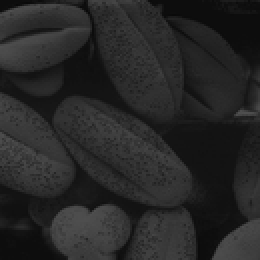
#> input picture a1images/shells.tif, 130 x 130 px, shrunk from 500 x 500 before the run, found by its file name (shown 2 times larger)
$ jupyter execute 'histogram equalization.ipynb'
#> lines starting #> are read from the running program, lines starting #| are printed output that depends on the picture; after the words box and inside, x2 and y2 are one past the last pixel; in counts of white or black regions, pixels touching at a corner belong together
#> further down, image is the input picture: shape (130, 130); min 9, max 79, mean 38.7
##### function to carry out histogram equalization

[cell 1]
import numpy as np
import cv2
import matplotlib.pyplot as plt

def calculate_histogram(image):
    """ Calculate the histogram """
    histogram = np.zeros(256, dtype=int)
    for pixel in image.flatten():
        histogram[pixel] += 1
#> this loop made 16900 passes
#> pixel on passes 1 to 3: 13, 13, 13
#> after the loop, histogram = 256 values, max 1001 at index 19, min 0 at index 0, mean 66.02
    return histogram

def equalize_histogram(image):
    """ Perform histogram equalization on an image. """
    # Calculate the histogram
    hist = calculate_histogram(image)
#> hist has the same summary as histogram in calculate_histogram

    # Calculate the cumulative distribution function (CDF)
    cdf = np.cumsum(hist)
#> cdf = 256 values from 0 to 16900

    # Normalize the CDF
    cdf_normalized = (cdf) * 255 / cdf.max()
#> cdf_normalized = 256 values from 0 to 255
    cdf_normalized = cdf_normalized.astype(np.uint8)

    # Use the normalized CDF to map the original image pixels to equalized values
    equalized_image = cdf_normalized[image]
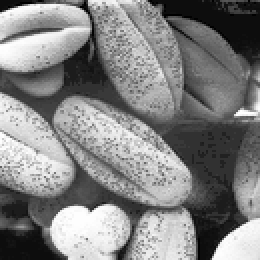
#> equalized_image: shape (130, 130) (shown 2 times larger); min 0, max 255, mean 129.7

    return equalized_image, hist, calculate_histogram(equalized_image)
#> the loop in calculate_histogram (call 2), `for pixel in image.flatten():` made 16900 passes

# Load the image in grayscale
image = cv2.imread(r"D:\5th sem\Image processing\Assignment 1 on Intensity Transformations and Neighborhood\Intensity-Transformations-and-Neighborhood\a1images\shells.tif", cv2.IMREAD_GRAYSCALE)
if image is None:
    raise FileNotFoundError("The specified image file was not found.")

# Perform histogram equalization
equalized_image, original_hist, equalized_hist = equalize_histogram(image)
#> original_hist has the same summary as histogram in calculate_histogram; equalized_hist = 256 values, max 1001 at index 49, min 0 at index 2, mean 66.02

# Visualization of the results
plt.figure(figsize=(12, 6))
plt.subplot(1, 2, 1)
plt.bar(range(256), original_hist, color='black')
plt.title('Original Histogram')
plt.xlim([0, 255])

plt.subplot(1, 2, 2)
plt.bar(range(256), equalized_hist, color='black')
plt.title('Equalized Histogram')
plt.xlim([0, 255])
plt.show()
#> figure, not shown here; panel 1: tallest bar 1001 high, from x = 18.6 to 19.4; panel 2: tallest bar 1001 high, from x = 48.6 to 49.4

plt.figure(figsize=(10, 5))
plt.subplot(1, 2, 1)
plt.imshow(image, cmap='gray')
plt.title('Original Image')
plt.axis('off')

plt.subplot(1, 2, 2)
plt.imshow(equalized_image, cmap='gray')
plt.title('Equalized Image')
plt.axis('off')
plt.show()

##### Open the Image and Split into HSV Components

[cell 2]
image_path = r"D:\5th sem\Image processing\Assignment 1 on Intensity Transformations and Neighborhood\Intensity-Transformations-and-Neighborhood\a1images\jeniffer.jpg"
image = cv2.imread(image_path)
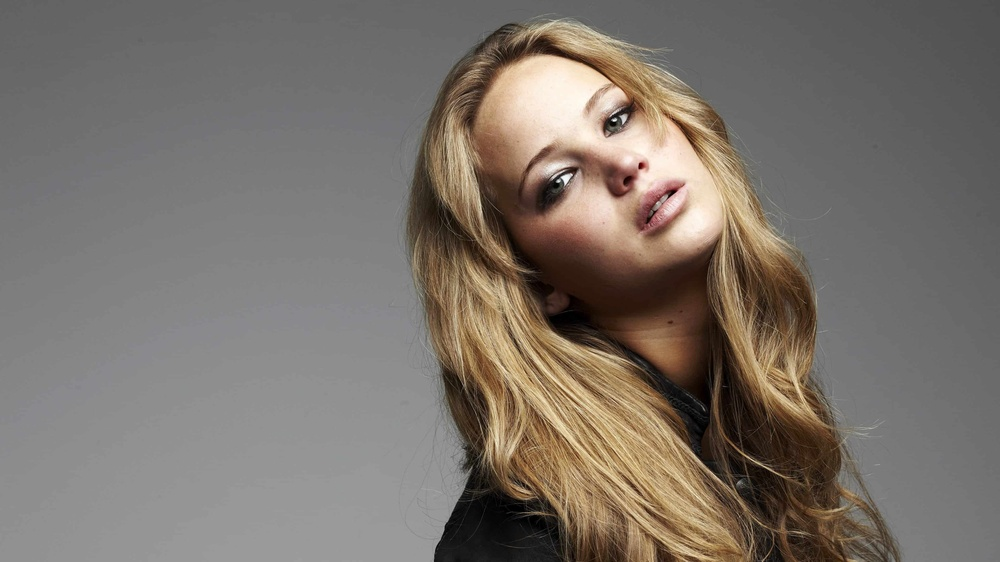
#> input picture a1images/jeniffer.jpg, 1000 x 562 px, shrunk from 3840 x 2160 before the run, found by its file name
#> image is the input picture: shape (562, 1000, 3); mean B, G, R 106.8, 114.3, 122.3

# Convert to HSV color space
image_hsv = cv2.cvtColor(image, cv2.COLOR_BGR2HSV)
#> image_hsv: shape (562, 1000, 3); mean H, S, V 10.7, 35.6, 122.4
hue, saturation, value = cv2.split(image_hsv)
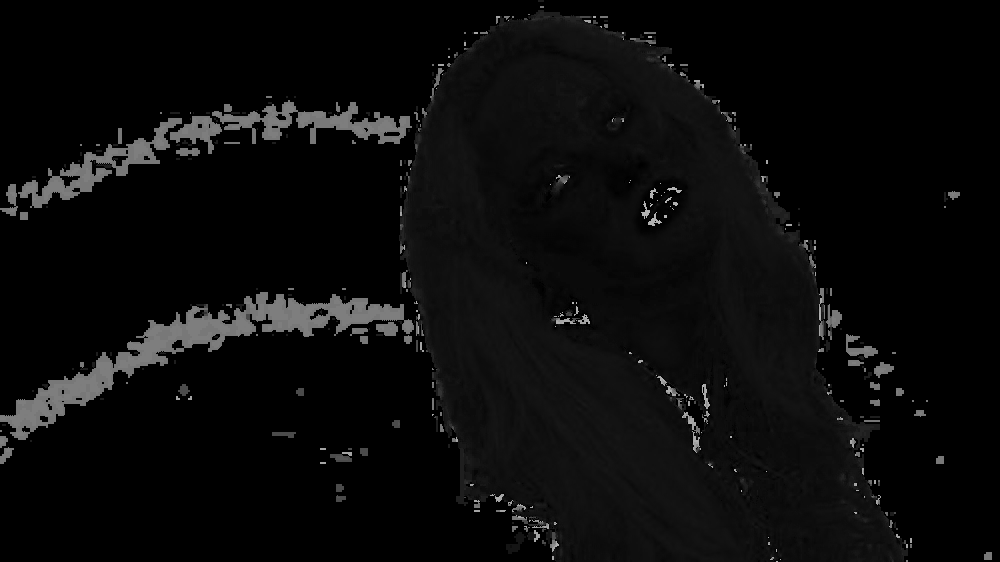
#> hue: shape (562, 1000); min 0, max 179, mean 10.7
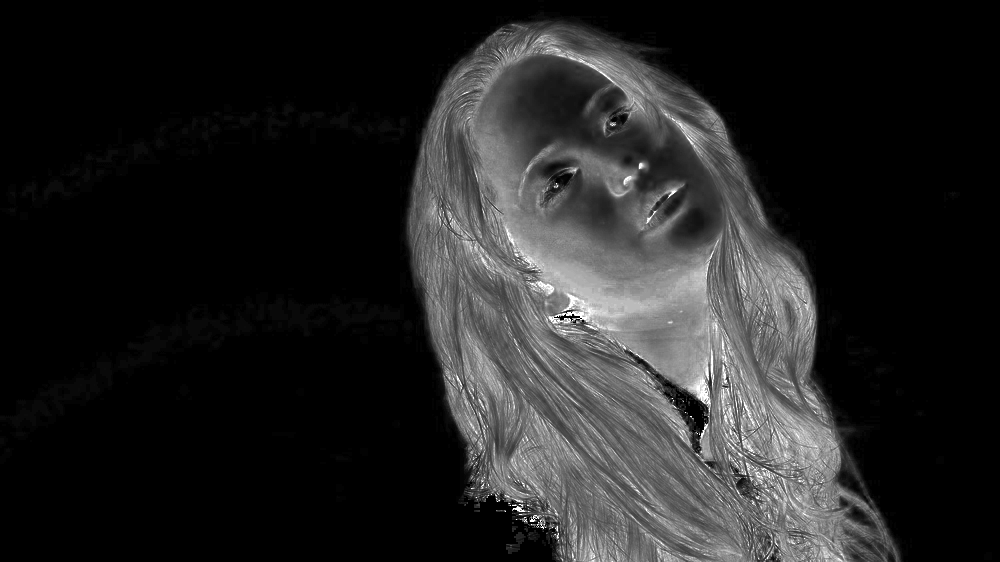
#> saturation: shape (562, 1000); min 0, max 255, mean 35.6

# Display the hue, saturation, and value planes
fig, ax = plt.subplots(1, 3, figsize=(15, 3))
ax[0].imshow(hue, cmap='gray')
ax[0].set_title('Hue')
ax[0].axis('off')

ax[1].imshow(saturation, cmap='gray')
ax[1].set_title('Saturation')
ax[1].axis('off')

ax[2].imshow(value, cmap='gray')
ax[2].set_title('Value')
ax[2].axis('off')

plt.show()

##### Thresholding to Extract the Foreground Mask

[cell 3]
import numpy as np

# value component is best for extracting the foreground
_, mask = cv2.threshold(saturation, 11, 255, cv2.THRESH_BINARY)
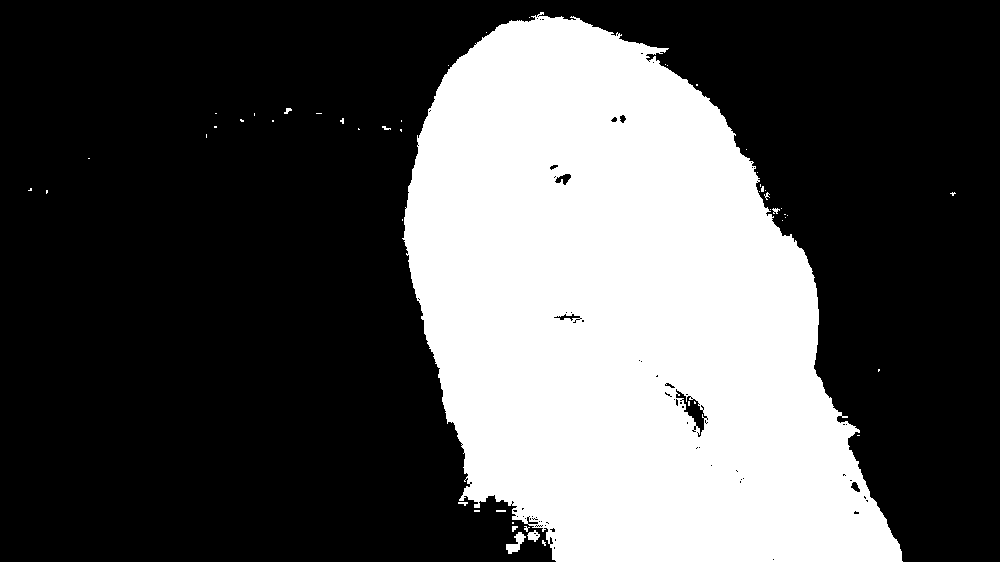
#> mask: shape (562, 1000); 33.2% white; 52 white regions (42 under 20 px), largest, box (x1, y1, x2, y2) and area: (402, 12, 903, 562) 186067, (506, 532, 526, 554) 200, (527, 530, 540, 542) 91

# Display the mask
plt.figure(figsize=(6, 4))
plt.imshow(mask, cmap='gray')
plt.title('Foreground Mask')
plt.axis('off')
plt.show()

##### Apply Mask and Compute Histogram of the Foreground

[cell 4]
image_rgb = cv2.cvtColor(image, cv2.COLOR_BGR2RGB)

# Extract the foreground using the mask
foreground = cv2.bitwise_and(image_rgb, image_rgb, mask=mask)
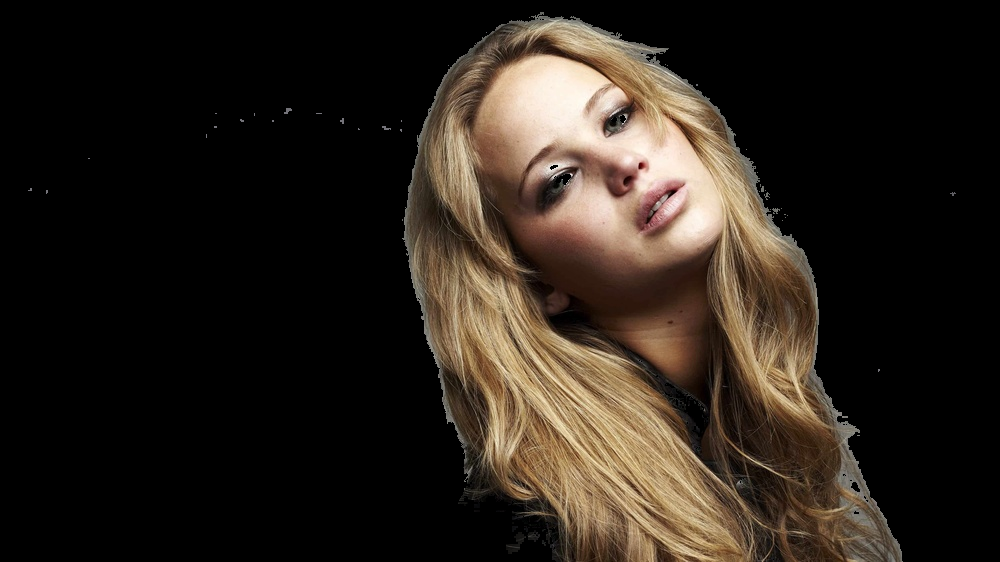
#> foreground: shape (562, 1000, 3); mean R, G, B 42.7, 34.8, 27.1

# Calculate histogram of the foreground
histogram = calculate_histogram(foreground)
#> histogram = 256 values, max 1127034 at index 0, min 529 at index 248, mean 6585.9


# Display the extracted foreground
plt.figure()
plt.title('Extracted Foreground')
plt.imshow(foreground, cmap='gray')
plt.axis('off')
plt.show()


# Display the histogram
plt.figure()
plt.title('Histogram of Foreground')
plt.plot(histogram)
plt.xlabel('Pixel Intensity')
plt.ylabel('Frequency')
plt.show()
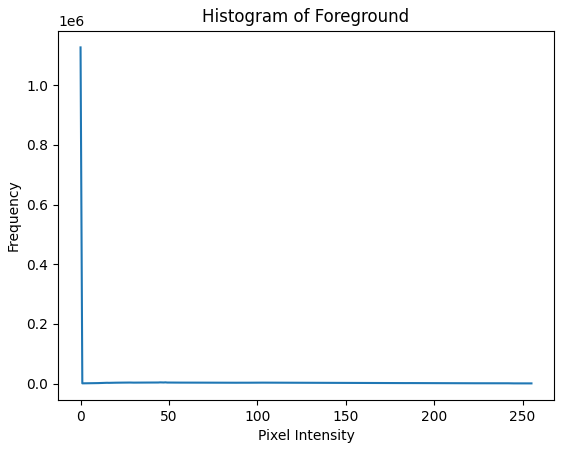
#> figure drawn by matplotlib, 1 panel; curve peaks at x = 0, y = 1127034

##### Calculate the Cumulative Histogram

[cell 5]
# Calculate the cumulative sum of the histogram
cdf = np.cumsum(histogram)
#> cdf = 256 values from 1127034 to 1686000

# Display the CDF
plt.figure(figsize=(10, 4))
plt.plot(cdf, color='black')
plt.title('Cumulative Distribution Function')
plt.xlim([0, 256])
plt.show()
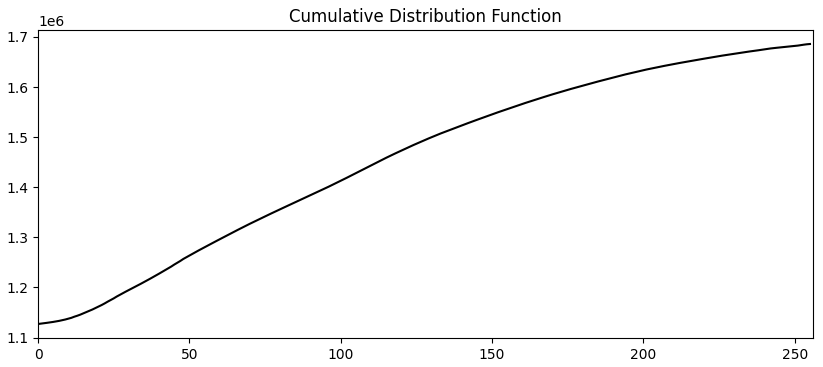
#> figure drawn by matplotlib, 1 panel; curve peaks at x = 255, y = 1686000

#####  histogram-equalize the foreground

[cell 6]
# Normalize the CDF
cdf_normalized = (cdf) * histogram.max() / (cdf.max())
#> cdf_normalized = 256 values from 753384.1 to 1127034
cdf_normalized = cdf_normalized.astype(np.uint8)
#> cdf_normalized = 256 values, max 255 at index 246, min 1 at index 129, mean 123.1

# Map the value plane
equalized_value = cdf_normalized[foreground]
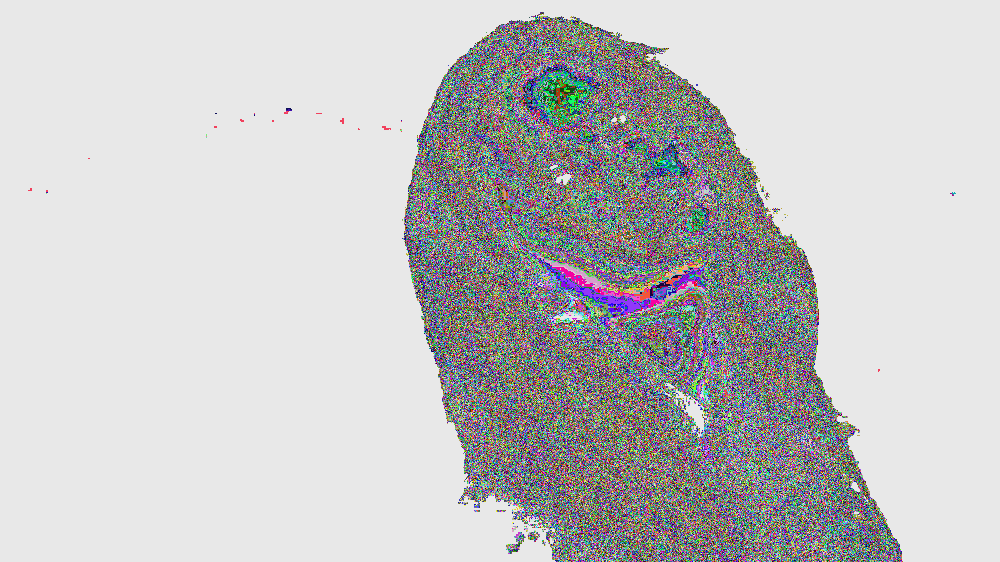
#> equalized_value: shape (562, 1000, 3); mean R, G, B 195.6, 195.4, 196.2

##### Histogram Equalization of the Foreground and Combine with Background

[cell 7]
# extarct background from original image
background_image = cv2.bitwise_and(image_rgb, image_rgb, mask=~mask)
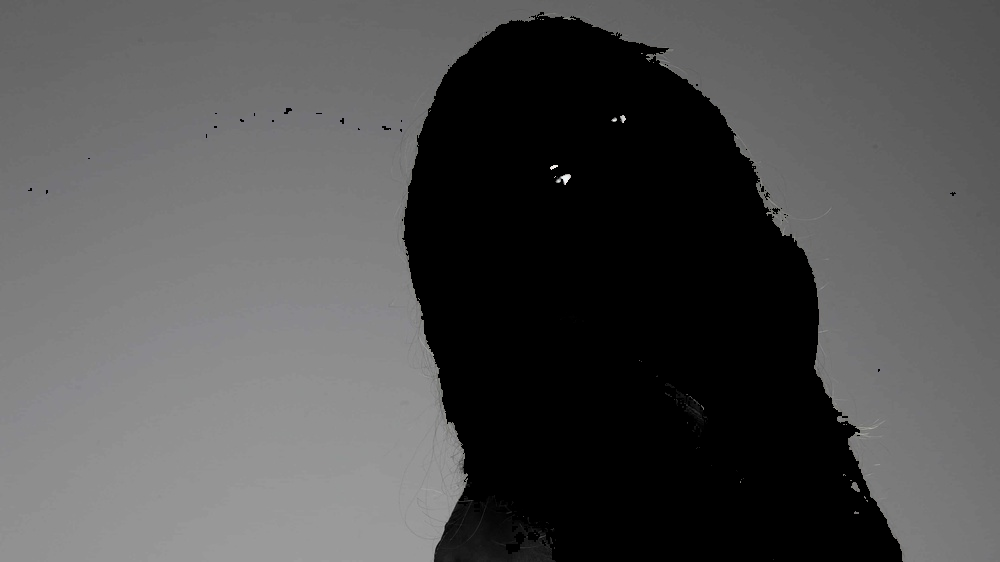
#> background_image: shape (562, 1000, 3); mean R, G, B 79.6, 79.6, 79.7

# Combine background and equalized foreground
final_image = cv2.add(background_image, foreground)

# Display the original and final images
plt.figure(figsize=(12, 6))
plt.subplot(1, 2, 1)
plt.imshow(image_rgb)
plt.title('Original Image')
plt.axis('off')

plt.subplot(1, 2, 2)
plt.imshow(final_image)
plt.title('With Histogram Equalized Foreground')
plt.axis('off')
plt.show()
